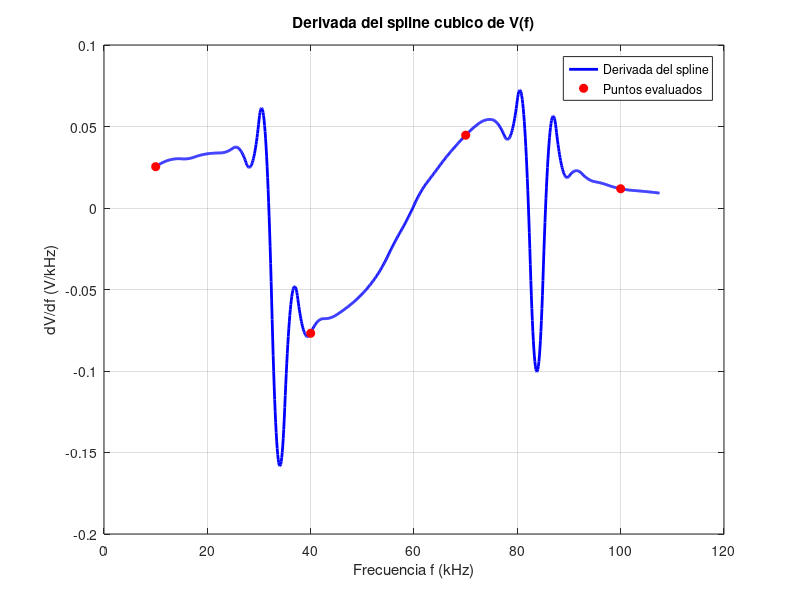

MATLAB code for this plot:
clc;
clear;
close all;

% Datos
f = [10.0 12.5 15.0 17.5 20.0 22.5 25.0 27.5 30.0 32.5 ...
    35.0 37.5 40.0 42.5 45.0 47.5 50.0 52.5 55.0 57.5 ...
    60.0 62.5 65.0 67.5 70.0 72.5 75.0 77.5 80.0 82.5 ...
    85.0 87.5 90.0 92.5 95.0 97.5 100.0 102.5 105.0 107.5];

V = [0.842 0.911 0.986 1.062 1.143 1.227 1.314 1.401 1.482 1.551 ...
    1.216 1.048 0.866 0.689 0.521 0.364 0.223 0.103 0.012 -0.041 ...
    -0.057 -0.034 0.018 0.096 0.197 0.318 0.452 0.579 0.700 0.809 ...
    0.611 0.688 0.756 0.811 0.856 0.894 0.926 0.954 0.980 1.004];

% Construccion del spline de V(f)
spline_V = spline(f,V);

% Derivada del spline
derivada_spline = fnder(spline_V,1);

% Frecuencias solicitadas
f_eval = [40.0 70.0 100.0 10.0];

% Evaluacion de la derivada
dVdf_spline = ppval(derivada_spline,f_eval);

% Mostrar resultados
fprintf('Derivada usando spline cubico:\n\n');
fprintf('dV/df en 40 kHz = %.4f V/kHz\n', dVdf_spline(1));
fprintf('dV/df en 70 kHz = %.4f V/kHz\n', dVdf_spline(2));
fprintf('dV/df en 100 kHz = %.4f V/kHz\n', dVdf_spline(3));
fprintf('dV/df en 10 kHz = %.4f V/kHz\n', dVdf_spline(4));

% Grafica de la derivada
fino = linspace(min(f),max(f),1000);
dVdf_fino = ppval(derivada_spline,fino);

figure;
plot(fino,dVdf_fino,'b','LineWidth',2);
hold on;
plot(f_eval,dVdf_spline,'ro','MarkerFaceColor','r');

grid on;
xlabel('Frecuencia f (kHz)');
ylabel('dV/df (V/kHz)');
title('Derivada del spline cubico de V(f)');
legend('Derivada del spline','Puntos evaluados');
